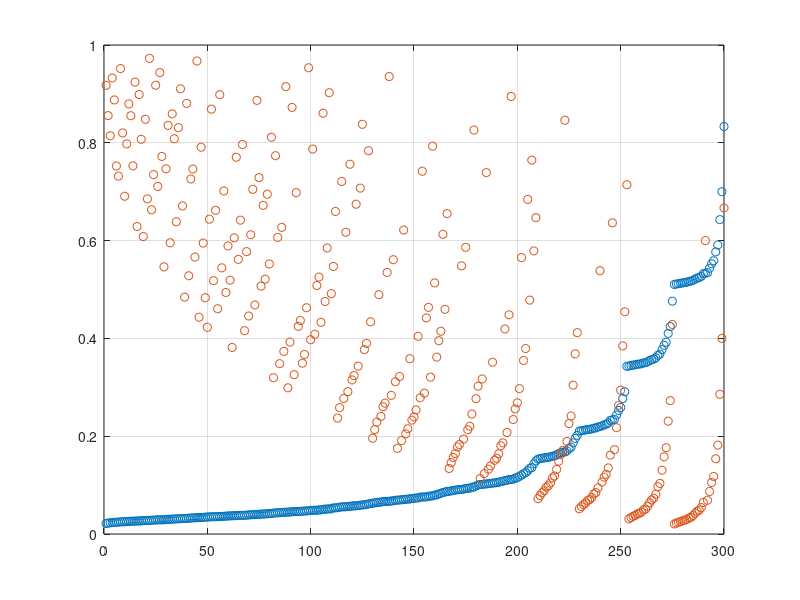

Source code (MATLAB): (Note: this script raises an error after producing the figure.)
% Primepairs
clear;

p  = primes(100)
C = nchoosek(p,2)

DC = 1./C(:,1) + 1./C(:,2)
[DC, ii] = sort(DC)
C = C(ii,:)

figure(1)
plot(DC,'o')
hold on; 
plot(abs(C(:,1)./C(:,2)),'o'); 
hold off;
grid on; ax = gca; ax.XTick = 1:5:length(DC)
legend('duty cycle','symmetricity (p1/p2)', 'Location','northeast')

%figure(2);histogram(DC,100)